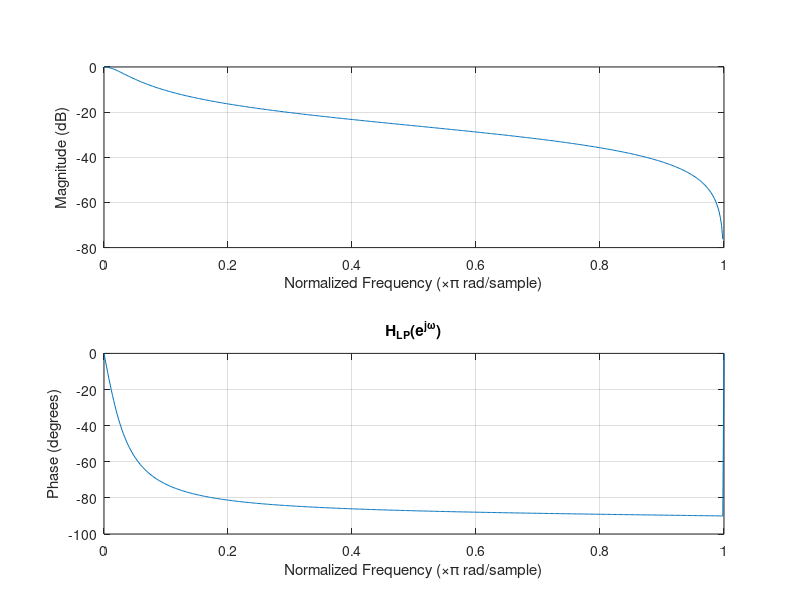
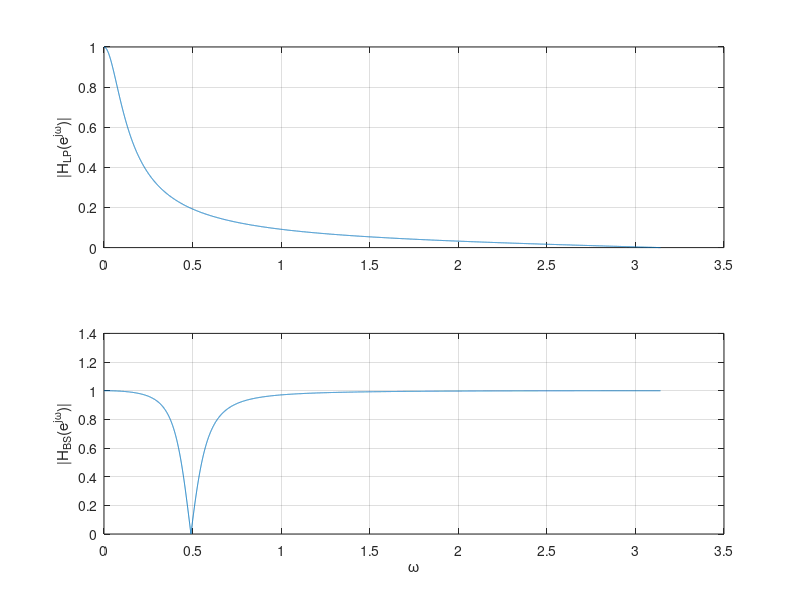
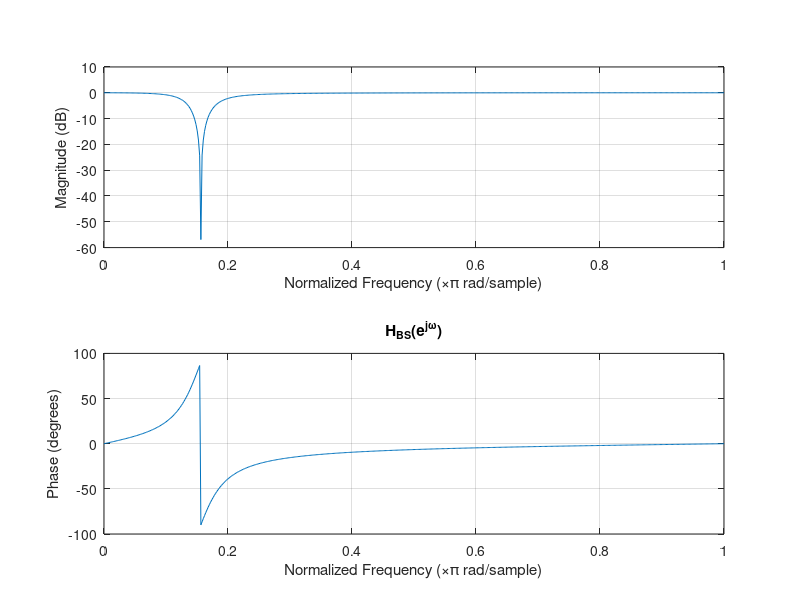

MATLAB code for these plots, in order:
clear all,close all,clc
F_s=1000;T=1/F_s;
N_FFT=8096;
om2_c=[.4,.6];
om1_c=.1;
if (length(om2_c)~=2)||(om2_c(1)>=om2_c(2))
  disp('Improper parametrers for BFP')  
end
alpha1=tan(om1_c/2);
alpha21=tan(om2_c(1)/2);
alpha22=tan(om2_c(2)/2);
num_LP=alpha1/(1+alpha1)*[1,1]
den_LP=[1,-(1-alpha1)/(1+alpha1)]
LNG=length(den_LP);
if length(num_LP)>LNG
  return;
elseif length(num_LP)<LNG
  num_LP=[num_LP,zeros(1,LNG-length(num_LP))];  
end
figure(1),freqz(num_LP,den_LP),title('H_{LP}(e^{j\omega})')
[H_LP,om1]=freqz(num_LP,den_LP,N_FFT);
figure(2),subplot(2,1,1),plot(om1,abs(H_LP)),grid
ylabel('|H_{LP}(e^{j\omega})|')
cnt=length(om1);CutoffAmp=1/sqrt(2);
while abs(H_LP(cnt))<CutoffAmp
  cnt=cnt-1;
end
if cnt>0
  om1_c_found=om1(cnt)  
end
num2_BS=zeros(1,LNG+1);den2_BS=num2_BS;
X=[alpha1,0,0,alpha1,0,0;...
   0,alpha1,0,0,alpha1,0;...
   0,0,alpha1,0,0,alpha1;...
   alpha1-1,0,0,alpha1+1,0,0;...
   0,alpha1-1,0,0,alpha1+1,0;...
   0,0,alpha1-1,0,0,alpha1+1]
Target=[1+alpha22*alpha21;...
        2*(alpha22*alpha21-1);...
        1+alpha22*alpha21;...
        1+alpha22-alpha21+alpha22*alpha21;...
        2*(alpha22*alpha21-1);...
        1-alpha22+alpha21+alpha22*alpha21]
A=X\Target
Param1=[A(1),A(2),A(3)];
Param2=[A(4),A(5),A(6)];
for cnt=1:LNG
  tmp1=[];
  tmp2=[];
  for cnt1=1:LNG-cnt
    if isempty(tmp1)
      tmp1=Param1;  
    else
      tmp1=conv(tmp1,Param1);  
    end
  end
  for cnt2=1:cnt-1
    if isempty(tmp2)
      tmp2=Param2;  
    else
      tmp2=conv(tmp2,Param2);  
    end
  end
  if isempty(tmp1)
    tmp1=1;  
  end
  if isempty(tmp2)
    tmp2=1;  
  end
  tmp12=conv(tmp1,tmp2);
  if length(tmp12)<LNG
    tmp12=[tmp12,zeros(1,LNG-length(tmp12))];
  end
  num2_BS=num2_BS+num_LP(cnt)*tmp12;
  den2_BS=den2_BS+den_LP(cnt)*tmp12;
end
num2_BS=1/den2_BS(1)*num2_BS
den2_BS=1/den2_BS(1)*den2_BS
figure(3),freqz(num2_BS,den2_BS),title('H_{BS}(e^{j\omega})')
[H2_BS,om2]=freqz(num2_BS,den2_BS,N_FFT);
figure(2),subplot(2,1,2),plot(om2,abs(H2_BS)),grid
ylabel('|H_{BS}(e^{j\omega})|')
xlabel('\omega')
om2_c_found=[];
cnt=1;
while abs(H2_BS(cnt))>CutoffAmp
  cnt=cnt+1;
end
if cnt<length(om2)
  om2_c_found(1)=om2(cnt);  
end
cnt2=length(om2);
while abs(H2_BS(cnt2))>CutoffAmp
  cnt2=cnt2-1;
end
if cnt2>cnt
  om2_c_found(2)=om2(cnt2);  
end
om2_c_found
